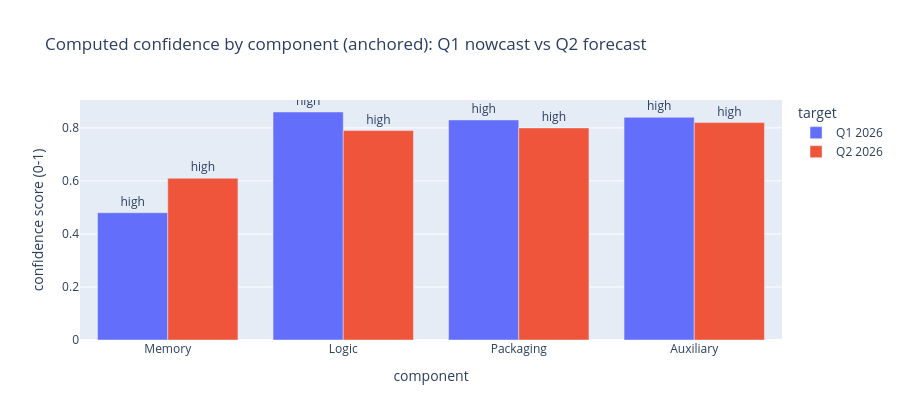

Notebook code cell kept with this figure:
### Markdown cell above
## Computed confidence by component
Confidence is derived from independent **n_anchors** and family **dispersion** (not asserted).
Logic/Packaging/Auxiliary now carry real anchors (TSMC HPC, CoWoS, Broadcom).

### Code cell
conf = pl.concat([
    q1.filter(pl.col("component") != "TOTAL").select(["component", "confidence", "confidence_score", "n_anchors"]).with_columns(target=pl.lit("Q1 2026")),
    q2.filter(pl.col("component") != "TOTAL").select(["component", "confidence", "confidence_score", "n_anchors"]).with_columns(target=pl.lit("Q2 2026")),
])
fig = px.bar(conf.to_pandas(), x="component", y="confidence_score", color="target", barmode="group",
             text="confidence", category_orders={"component": comps},
             labels={"confidence_score": "confidence score (0-1)"},
             title="Computed confidence by component (anchored): Q1 nowcast vs Q2 forecast")
fig.update_traces(textposition="outside")
fig.update_layout(height=420)
fig

### Figure 1 — Plotly figure (JSON) as saved in the notebook; plotly's stock layout.template omitted (floating-point values rounded to 4 significant figures)
{"data": [{"alignmentgroup": "True", "hovertemplate": "target=Q1 2026<br>component=%{x}<br>confidence score (0-1)=%{y}<br>confidence=%{text}<extra></extra>", "legendgroup": "Q1 2026", "marker": {"color": "#636efa", "pattern": {"shape": ""}}, "name": "Q1 2026", "offsetgroup": "Q1 2026", "orientation": "v", "showlegend": true, "text": ["high", "high", "high", "high"], "textposition": "outside", "type": "bar", "x": ["Memory", "Logic", "Packaging", "Auxiliary"], "xaxis": "x", "y": [0.48, 0.86, 0.83, 0.84], "yaxis": "y"}, {"alignmentgroup": "True", "hovertemplate": "target=Q2 2026<br>component=%{x}<br>confidence score (0-1)=%{y}<br>confidence=%{text}<extra></extra>", "legendgroup": "Q2 2026", "marker": {"color": "#EF553B", "pattern": {"shape": ""}}, "name": "Q2 2026", "offsetgroup": "Q2 2026", "orientation": "v", "showlegend": true, "text": ["high", "high", "high", "high"], "textposition": "outside", "type": "bar", "x": ["Memory", "Logic", "Packaging", "Auxiliary"], "xaxis": "x", "y": [0.61, 0.79, 0.8, 0.82], "yaxis": "y"}], "layout": {"barmode": "group", "height": 420, "legend": {"title": {"text": "target"}, "tracegroupgap": 0}, "title": {"text": "Computed confidence by component (anchored): Q1 nowcast vs Q2 forecast"}, "xaxis": {"anchor": "y", "categoryarray": ["Memory", "Logic", "Packaging", "Auxiliary"], "categoryorder": "array", "domain": [0.0, 1.0], "title": {"text": "component"}}, "yaxis": {"anchor": "x", "domain": [0.0, 1.0], "title": {"text": "confidence score (0-1)"}}}}
